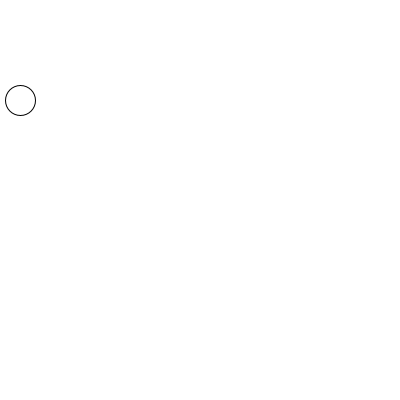
Frame 1 (no input)
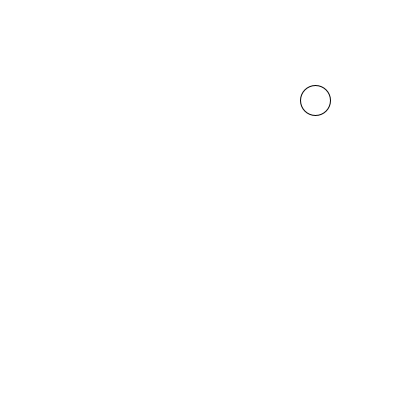
Frame 60 (the mouse pressed at the canvas centre just before this capture)
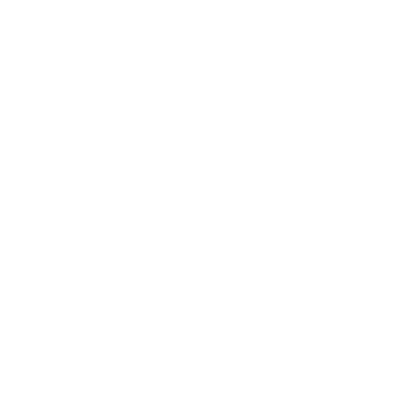
Frame 120 (the mouse held since frame 60 and released just before this capture)

The Processing sketch that drew these frames (run headless with seeded random() and noise(); from frame 60 on, the mouse is pressed at the canvas centre):

// Processing sketch: Ball_01
// ── Ball_01.pde


// Position des Kreises
int xPosition = 15;

// Wert, der in jedem Loop dazugezählt wird. 
// km/h ist bei uns Pixel/Frame...
int speed = 5;

void setup() {
  size(400, 400);
}

void draw() {
  background(255);
  //zur alten Position wird die Geschwindigkeit, respektive die seit dem letzen 
  //Loop zurückgelegte Strecke addiert
  xPosition+=speed;
  ellipse(xPosition, 100, 30, 30);
}
